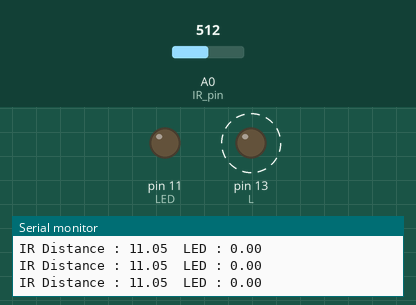
Bench run of a sketch on a simulated Arduino Nano, built with avr-gcc and run on an emulated ATmega328P. Shown: output pins drawn as LEDs (lit = HIGH), the last lines printed to the serial monitor. Dashed ring = blinking. Inputs (shaded band) come from the test bench; at power-on: A0 (IR_pin) = 512.

Above: at 1.2 s.
1.3 s: A0 (IR_pin) set to 487
4.3 s: A0 (IR_pin) set to 477
At 4.3 s:
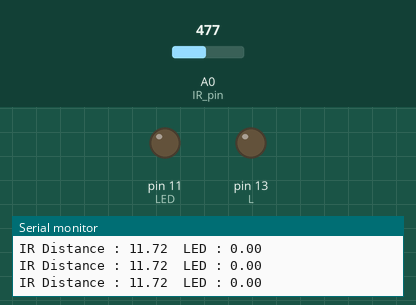
7.3 s: A0 (IR_pin) set to 122
At 7.7 s:
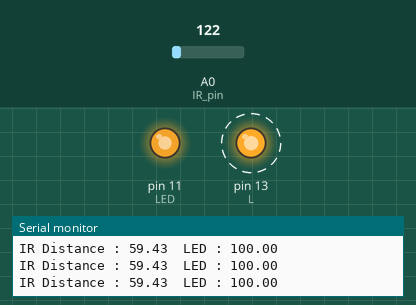
10.3 s: A0 (IR_pin) set to 144
13.3 s: A0 (IR_pin) set to 165
At 14.5 s:
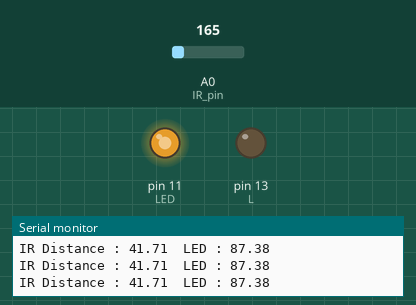
16.3 s: A0 (IR_pin) set to 306
At 17.5 s:
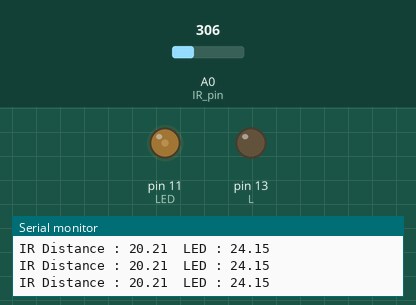
Timing chart, 0 to 18.8 s (numbered marks = the images above; inputs shaded):
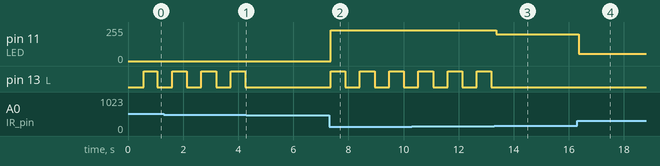

The sketch:

kevsketch2_copy_20250210151021.ino
```cpp
#define BAUD_RATE 9600
#define VRef 4.68

// Light pins
#define L 13
#define LED 11

#define IR_pin A0

// ultrasonic sensor (USS)
#define trigPin 13  // arduino nano pins
#define echoPin 3  //  (from PB0)

double IR_dist = 0;
double US_dist = 0;

#define SENSOR_MIN 12.0
#define SENSOR_MAX 46.0

const long BLINK_INTERVAL = 500;
int led_state = LOW;
unsigned long prev_time_ms = 0;

void blink(unsigned long time_ms) {
   if (time_ms - prev_time_ms >= BLINK_INTERVAL){
        led_state = (led_state == LOW) ? HIGH : LOW;
        digitalWrite(L, led_state);
        prev_time_ms = time_ms;
    }
}

double measure_IR(int adc) {
    double voltage = adc * VRef / 1023;
    return 29.988 * pow(voltage, -1.173);
}

double measure_US() {

    digitalWrite (trigPin, HIGH);
    delay(50);
    digitalWrite (trigPin, LOW);
    int duration=pulseIn(echoPin,HIGH);
    int distance=(duration/2)/29.1;

    return distance;
}

int LED_brightness(double distance) {
    double intensity = ((distance - SENSOR_MIN) / (SENSOR_MAX - SENSOR_MIN)) * 100;

    Serial.print("\tLED : ");
    Serial.println(intensity);

    return map(intensity, 0, 100, 0, 229.5); // maps from 0 - 255
}

void setup() {

    Serial.begin(BAUD_RATE);

    pinMode(L, OUTPUT);
    pinMode(LED, OUTPUT);
}

void loop() {

    unsigned long time_ms = millis();

    IR_dist = measure_IR(analogRead(IR_pin));
    Serial.print("IR Distance : ");
    Serial.print(IR_dist);

    // US_dist = measure_US();
    // Serial.print("\tUSS Distance : ");
    // Serial.print(US_dist);

    if(IR_dist < 12) {
      analogWrite(LED, LED_brightness(SENSOR_MIN));
      blink(time_ms);
    } else if (IR_dist > 46) {
      analogWrite(LED, LED_brightness(SENSOR_MAX));
      blink(time_ms);
    } else {
      analogWrite(LED, LED_brightness(IR_dist));
    }
}
```

Measured:
- the behaviour switches between 478 and 477 on A0 (IR_pin) (found by bisection; images 0 and 1)
- the behaviour switches between 151 and 152 on A0 (IR_pin) (found by bisection; images 2 and 3)
- after the input at 4.3 s, pin 13 (L): stops changing and stays LOW
- after the input at 7.3 s, pin 11 (LED): 0/255 → 229/255 after 0.06 s; pin 13 (L): alternates HIGH for 0.53 s and LOW for 0.53 s, starting after 0.06 s
- after the input at 13.3 s, pin 11 (LED): 229/255 → 199/255 after 0.07 s; pin 13 (L): stops changing and stays LOW
- after the input at 16.3 s, pin 11 (LED): 199/255 → 54/255 after 0.05 s
- by itself, pin 13 (L): alternates HIGH for 0.53 s and LOW for 0.53 s
